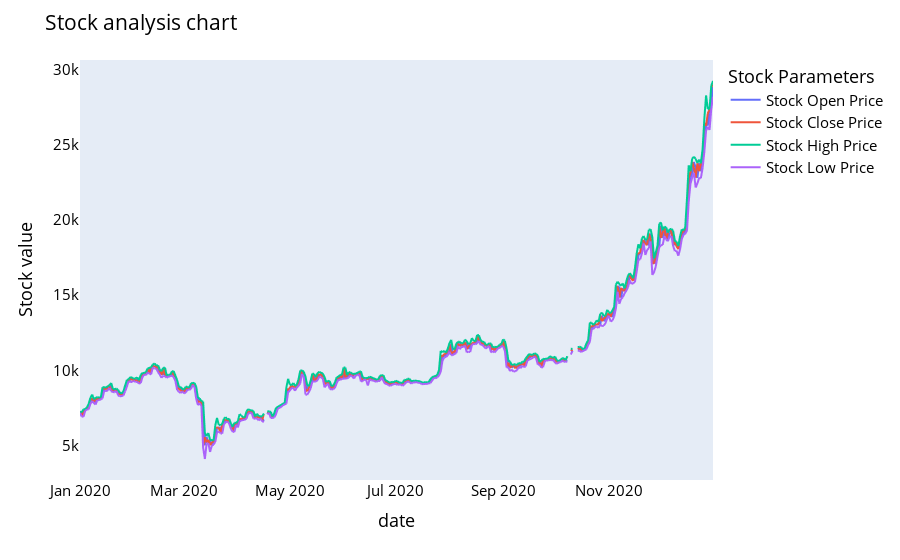

Source (notebook cell):
### Code cell
names = cycle(['Stock Open Price','Stock Close Price','Stock High Price','Stock Low Price'])

fig = px.line(y_2020, x=y_2020.date, y=[y_2020['open'], y_2020['close'],
                                          y_2020['high'], y_2020['low']],
             labels={'Date': 'Date','value':'Stock value'})
fig.update_layout(title_text='Stock analysis chart', font_size=15, font_color='black',legend_title_text='Stock Parameters')
fig.for_each_trace(lambda t:  t.update(name = next(names)))
fig.update_xaxes(showgrid=False)
fig.update_yaxes(showgrid=False)

fig.show()

### Figure 1 — Plotly figure (JSON) as saved in the notebook; plotly's stock layout.template omitted (floating-point values rounded to 4 significant figures; data arrays with more than 128 entries replaced by an {"elided": "..."} marker saying what was removed)
{"data": [{"hovertemplate": "variable=open<br>date=%{x}<br>Stock value=%{y}<extra></extra>", "legendgroup": "open", "line": {"color": "#636efa", "dash": "solid"}, "marker": {"symbol": "circle"}, "mode": "lines", "name": "Stock Open Price", "showlegend": true, "x": {"elided": "366 str values"}, "xaxis": "x", "y": {"elided": "366 float values"}, "yaxis": "y", "type": "scattergl"}, {"hovertemplate": "variable=close<br>date=%{x}<br>Stock value=%{y}<extra></extra>", "legendgroup": "close", "line": {"color": "#EF553B", "dash": "solid"}, "marker": {"symbol": "circle"}, "mode": "lines", "name": "Stock Close Price", "showlegend": true, "x": {"elided": "366 str values"}, "xaxis": "x", "y": {"elided": "366 float values"}, "yaxis": "y", "type": "scattergl"}, {"hovertemplate": "variable=high<br>date=%{x}<br>Stock value=%{y}<extra></extra>", "legendgroup": "high", "line": {"color": "#00cc96", "dash": "solid"}, "marker": {"symbol": "circle"}, "mode": "lines", "name": "Stock High Price", "showlegend": true, "x": {"elided": "366 str values"}, "xaxis": "x", "y": {"elided": "366 float values"}, "yaxis": "y", "type": "scattergl"}, {"hovertemplate": "variable=low<br>date=%{x}<br>Stock value=%{y}<extra></extra>", "legendgroup": "low", "line": {"color": "#ab63fa", "dash": "solid"}, "marker": {"symbol": "circle"}, "mode": "lines", "name": "Stock Low Price", "showlegend": true, "x": {"elided": "366 str values"}, "xaxis": "x", "y": {"elided": "366 float values"}, "yaxis": "y", "type": "scattergl"}], "layout": {"xaxis": {"anchor": "y", "domain": [0, 1], "title": {"text": "date"}, "showgrid": false}, "yaxis": {"anchor": "x", "domain": [0, 1], "title": {"text": "Stock value"}, "showgrid": false}, "legend": {"title": {"text": "Stock Parameters"}, "tracegroupgap": 0}, "margin": {"t": 60}, "title": {"text": "Stock analysis chart"}, "font": {"size": 15, "color": "black"}}}
